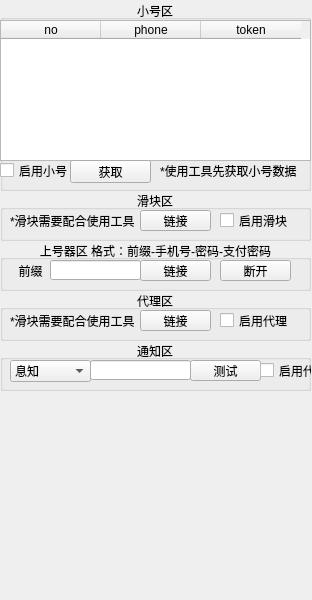
<?xml version="1.0" encoding="UTF-8"?>
<ui version="4.0">
 <class>MainWindow</class>
 <widget class="QMainWindow" name="MainWindow">
  <property name="geometry">
   <rect>
    <x>0</x>
    <y>0</y>
    <width>312</width>
    <height>600</height>
   </rect>
  </property>
  <property name="windowTitle">
   <string>MainWindow</string>
  </property>
  <widget class="QWidget" name="centralwidget">
   <widget class="QGroupBox" name="groupBox_xhq">
    <property name="geometry">
     <rect>
      <x>0</x>
      <y>0</y>
      <width>311</width>
      <height>191</height>
     </rect>
    </property>
    <property name="title">
     <string>小号区</string>
    </property>
    <property name="alignment">
     <set>Qt::AlignCenter</set>
    </property>
    <widget class="QTableWidget" name="tableWidget_xh">
     <property name="geometry">
      <rect>
       <x>0</x>
       <y>20</y>
       <width>311</width>
       <height>141</height>
      </rect>
     </property>
     <column>
      <property name="text">
       <string>no</string>
      </property>
     </column>
     <column>
      <property name="text">
       <string>phone</string>
      </property>
     </column>
     <column>
      <property name="text">
       <string>token</string>
      </property>
     </column>
    </widget>
    <widget class="QPushButton" name="pushButton_xhhq">
     <property name="geometry">
      <rect>
       <x>70</x>
       <y>160</y>
       <width>81</width>
       <height>23</height>
      </rect>
     </property>
     <property name="text">
      <string>获取</string>
     </property>
    </widget>
    <widget class="QCheckBox" name="checkBox_qyxh">
     <property name="geometry">
      <rect>
       <x>0</x>
       <y>160</y>
       <width>71</width>
       <height>21</height>
      </rect>
     </property>
     <property name="text">
      <string>启用小号</string>
     </property>
    </widget>
    <widget class="QLabel" name="label_xhts">
     <property name="geometry">
      <rect>
       <x>160</x>
       <y>160</y>
       <width>151</width>
       <height>21</height>
      </rect>
     </property>
     <property name="text">
      <string>*使用工具先获取小号数据</string>
     </property>
    </widget>
   </widget>
   <widget class="QGroupBox" name="groupBox_hkq">
    <property name="geometry">
     <rect>
      <x>0</x>
      <y>190</y>
      <width>311</width>
      <height>51</height>
     </rect>
    </property>
    <property name="title">
     <string>滑块区</string>
    </property>
    <property name="alignment">
     <set>Qt::AlignCenter</set>
    </property>
    <widget class="QPushButton" name="pushButton_hklj">
     <property name="geometry">
      <rect>
       <x>140</x>
       <y>20</y>
       <width>71</width>
       <height>21</height>
      </rect>
     </property>
     <property name="text">
      <string>链接</string>
     </property>
    </widget>
    <widget class="QCheckBox" name="checkBox_qyhk">
     <property name="geometry">
      <rect>
       <x>220</x>
       <y>20</y>
       <width>71</width>
       <height>21</height>
      </rect>
     </property>
     <property name="text">
      <string>启用滑块</string>
     </property>
    </widget>
    <widget class="QLabel" name="label_hkts">
     <property name="geometry">
      <rect>
       <x>10</x>
       <y>20</y>
       <width>131</width>
       <height>21</height>
      </rect>
     </property>
     <property name="text">
      <string>*滑块需要配合使用工具</string>
     </property>
    </widget>
   </widget>
   <widget class="QGroupBox" name="groupBox_shq">
    <property name="geometry">
     <rect>
      <x>0</x>
      <y>240</y>
      <width>311</width>
      <height>51</height>
     </rect>
    </property>
    <property name="title">
     <string>上号器区 格式：前缀-手机号-密码-支付密码</string>
    </property>
    <property name="alignment">
     <set>Qt::AlignCenter</set>
    </property>
    <widget class="QLabel" name="label_qz">
     <property name="geometry">
      <rect>
       <x>10</x>
       <y>20</y>
       <width>41</width>
       <height>21</height>
      </rect>
     </property>
     <property name="text">
      <string>前缀</string>
     </property>
     <property name="alignment">
      <set>Qt::AlignCenter</set>
     </property>
    </widget>
    <widget class="QLineEdit" name="lineEdit_shqz">
     <property name="geometry">
      <rect>
       <x>50</x>
       <y>20</y>
       <width>91</width>
       <height>20</height>
      </rect>
     </property>
    </widget>
    <widget class="QPushButton" name="pushButton_shqlj">
     <property name="geometry">
      <rect>
       <x>140</x>
       <y>20</y>
       <width>71</width>
       <height>21</height>
      </rect>
     </property>
     <property name="text">
      <string>链接</string>
     </property>
    </widget>
    <widget class="QPushButton" name="pushButton_shqdk">
     <property name="geometry">
      <rect>
       <x>220</x>
       <y>20</y>
       <width>71</width>
       <height>21</height>
      </rect>
     </property>
     <property name="text">
      <string>断开</string>
     </property>
    </widget>
   </widget>
   <widget class="QGroupBox" name="groupBox_4">
    <property name="geometry">
     <rect>
      <x>0</x>
      <y>290</y>
      <width>311</width>
      <height>51</height>
     </rect>
    </property>
    <property name="title">
     <string>代理区</string>
    </property>
    <property name="alignment">
     <set>Qt::AlignCenter</set>
    </property>
    <widget class="QPushButton" name="pushButton_dllj">
     <property name="geometry">
      <rect>
       <x>140</x>
       <y>20</y>
       <width>71</width>
       <height>21</height>
      </rect>
     </property>
     <property name="text">
      <string>链接</string>
     </property>
    </widget>
    <widget class="QCheckBox" name="checkBox_qydl">
     <property name="geometry">
      <rect>
       <x>220</x>
       <y>20</y>
       <width>71</width>
       <height>21</height>
      </rect>
     </property>
     <property name="text">
      <string>启用代理</string>
     </property>
    </widget>
    <widget class="QLabel" name="label_dl">
     <property name="geometry">
      <rect>
       <x>10</x>
       <y>20</y>
       <width>131</width>
       <height>21</height>
      </rect>
     </property>
     <property name="text">
      <string>*滑块需要配合使用工具</string>
     </property>
    </widget>
   </widget>
   <widget class="QGroupBox" name="groupBox">
    <property name="geometry">
     <rect>
      <x>0</x>
      <y>340</y>
      <width>311</width>
      <height>51</height>
     </rect>
    </property>
    <property name="title">
     <string>通知区</string>
    </property>
    <property name="alignment">
     <set>Qt::AlignCenter</set>
    </property>
    <widget class="QComboBox" name="comboBox_tzxx">
     <property name="geometry">
      <rect>
       <x>10</x>
       <y>20</y>
       <width>81</width>
       <height>22</height>
      </rect>
     </property>
     <item>
      <property name="text">
       <string>息知</string>
      </property>
     </item>
     <item>
      <property name="text">
       <string>wxpur</string>
      </property>
     </item>
     <item>
      <property name="text">
       <string>baerk</string>
      </property>
     </item>
    </widget>
    <widget class="QLineEdit" name="lineEdit_tz">
     <property name="geometry">
      <rect>
       <x>90</x>
       <y>20</y>
       <width>101</width>
       <height>20</height>
      </rect>
     </property>
    </widget>
    <widget class="QPushButton" name="pushButton_dllj_2">
     <property name="geometry">
      <rect>
       <x>190</x>
       <y>20</y>
       <width>71</width>
       <height>21</height>
      </rect>
     </property>
     <property name="text">
      <string>测试</string>
     </property>
    </widget>
    <widget class="QCheckBox" name="checkBox_qydl_2">
     <property name="geometry">
      <rect>
       <x>260</x>
       <y>20</y>
       <width>71</width>
       <height>21</height>
      </rect>
     </property>
     <property name="text">
      <string>启用代理</string>
     </property>
    </widget>
   </widget>
  </widget>
 </widget>
 <resources/>
 <connections/>
</ui>
